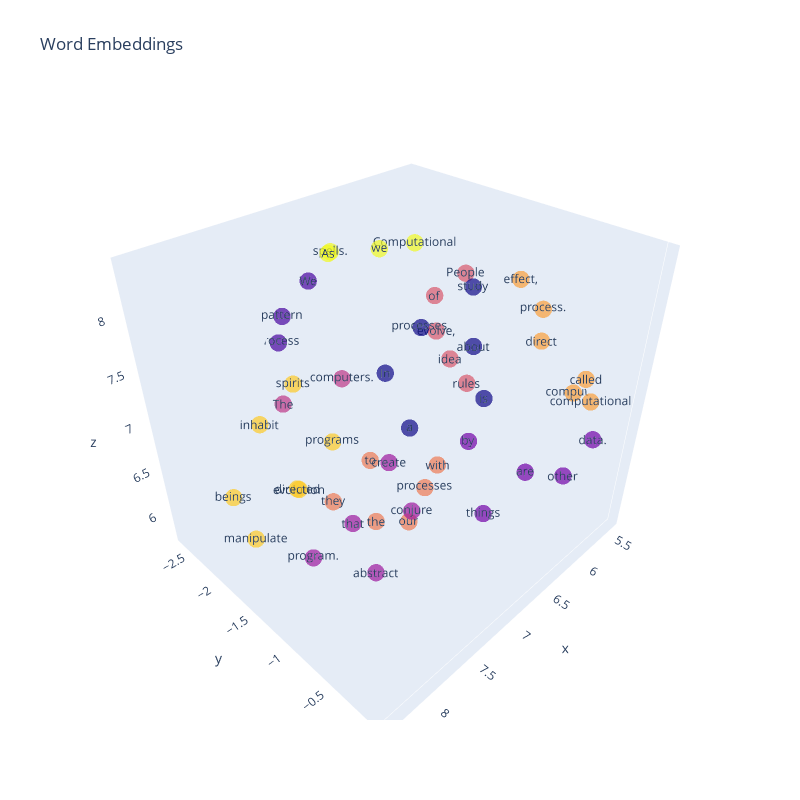

Here is the notebook cell this chart was saved with:
### Code cell
all_final_embeddings = np.array([np.array(model.embeddings.weight[word_to_ix[i]].detach()) for i in vocab])
embeddings_d = reduce_dimensions(all_final_embeddings, 'umap', 3)
plot_embeddings(embeddings_d, list(vocab), n_clusters=10)

### Figure 1 — Plotly figure (JSON) as saved in the notebook; plotly's stock layout.template omitted (floating-point values rounded to 4 significant figures)
{"data": [{"hovertemplate": "<b>%{hovertext}</b><br><br>x=%{x}<br>y=%{y}<br>z=%{z}<br>cluster=%{marker.color}<extra></extra>", "hovertext": ["computational", "processes", "spells.", "about", "The", "other", "processes.", "rules", "evolution", "Computational", "they", "evolve,", "things", "we", "program.", "People", "computer", "study", "with", "process.", "abstract", "pattern", "create", "programs", "effect,", "As", "is", "We", "process", "our", "that", "by", "direct", "spirits", "manipulate", "called", "idea", "conjure", "inhabit", "the", "a", "directed", "data.", "to", "In", "beings", "computers.", "are", "of"], "legendgroup": "", "marker": {"color": [7, 6, 9, 0, 4, 2, 0, 5, 8, 9, 6, 5, 2, 9, 3, 5, 7, 0, 6, 7, 3, 1, 3, 8, 7, 9, 0, 1, 1, 6, 3, 2, 7, 8, 8, 7, 5, 3, 8, 6, 0, 8, 2, 6, 0, 8, 4, 2, 5], "coloraxis": "coloraxis", "opacity": 0.7, "size": 6, "symbol": "circle"}, "mode": "markers", "name": "", "scene": "scene", "showlegend": false, "type": "scatter3d", "x": [5.641, 6.874, 6.758, 6.761, 7.307, 6.082, 7.07, 5.93, 7.974, 6.429, 7.517, 6.012, 6.358, 6.824, 8.219, 5.615, 5.413, 6.404, 6.335, 5.812, 7.946, 7.336, 7.552, 7.372, 5.508, 7.077, 6.816, 6.854, 7.14, 6.889, 8.099, 6.327, 5.513, 7.826, 8.36, 5.838, 5.748, 7.878, 8.063, 7.01, 7.06, 8.151, 5.966, 6.711, 7.038, 8.334, 6.656, 5.9, 5.913], "y": [-0.2356, -1.018, -2.281, -0.6663, -2.421, -0.1373, -0.9128, -1.381, -1.351, -1.604, -1.509, -1.713, -0.7429, -1.603, -0.9029, -1.726, -0.5427, -0.9911, -1.355, -0.7151, -0.5086, -2.254, -0.7644, -1.647, -1.182, -1.922, -0.4894, -2.492, -2.636, -1.197, -0.5653, -0.9987, -0.8865, -1.5, -1.45, -0.2084, -1.758, -0.2113, -1.651, -1.517, -1.031, -1.114, 0.01427, -1.905, -1.331, -1.743, -2.34, -0.6364, -1.836], "z": [7.022, 6.324, 8.119, 7.861, 6.744, 6.513, 8.045, 6.818, 6.779, 8.302, 6.255, 7.28, 5.855, 8.37, 6.529, 7.728, 6.86, 8.112, 6.073, 7.801, 6.461, 7.729, 7.146, 6.762, 7.813, 8.311, 7.504, 7.808, 7.239, 5.801, 7.032, 6.55, 7.306, 7.633, 6.438, 7.357, 6.846, 7.237, 7.303, 5.671, 7.07, 7.042, 6.924, 6.029, 7.451, 6.674, 6.762, 6.149, 7.566]}, {"marker": {"opacity": 0.7, "size": 6}, "mode": "text", "showlegend": false, "text": ["computational"], "textposition": "middle center", "type": "scatter3d", "x": [5.641], "y": [-0.2356], "z": [7.022]}, {"marker": {"opacity": 0.7, "size": 6}, "mode": "text", "showlegend": false, "text": ["processes"], "textposition": "middle center", "type": "scatter3d", "x": [6.874], "y": [-1.018], "z": [6.324]}, {"marker": {"opacity": 0.7, "size": 6}, "mode": "text", "showlegend": false, "text": ["spells."], "textposition": "middle center", "type": "scatter3d", "x": [6.758], "y": [-2.281], "z": [8.119]}, {"marker": {"opacity": 0.7, "size": 6}, "mode": "text", "showlegend": false, "text": ["about"], "textposition": "middle center", "type": "scatter3d", "x": [6.761], "y": [-0.6663], "z": [7.861]}, {"marker": {"opacity": 0.7, "size": 6}, "mode": "text", "showlegend": false, "text": ["The"], "textposition": "middle center", "type": "scatter3d", "x": [7.307], "y": [-2.421], "z": [6.744]}, {"marker": {"opacity": 0.7, "size": 6}, "mode": "text", "showlegend": false, "text": ["other"], "textposition": "middle center", "type": "scatter3d", "x": [6.082], "y": [-0.1373], "z": [6.513]}, {"marker": {"opacity": 0.7, "size": 6}, "mode": "text", "showlegend": false, "text": ["processes."], "textposition": "middle center", "type": "scatter3d", "x": [7.07], "y": [-0.9128], "z": [8.045]}, {"marker": {"opacity": 0.7, "size": 6}, "mode": "text", "showlegend": false, "text": ["rules"], "textposition": "middle center", "type": "scatter3d", "x": [5.93], "y": [-1.381], "z": [6.818]}, {"marker": {"opacity": 0.7, "size": 6}, "mode": "text", "showlegend": false, "text": ["evolution"], "textposition": "middle center", "type": "scatter3d", "x": [7.974], "y": [-1.351], "z": [6.779]}, {"marker": {"opacity": 0.7, "size": 6}, "mode": "text", "showlegend": false, "text": ["Computational"], "textposition": "middle center", "type": "scatter3d", "x": [6.429], "y": [-1.604], "z": [8.302]}, {"marker": {"opacity": 0.7, "size": 6}, "mode": "text", "showlegend": false, "text": ["they"], "textposition": "middle center", "type": "scatter3d", "x": [7.517], "y": [-1.509], "z": [6.255]}, {"marker": {"opacity": 0.7, "size": 6}, "mode": "text", "showlegend": false, "text": ["evolve,"], "textposition": "middle center", "type": "scatter3d", "x": [6.012], "y": [-1.713], "z": [7.28]}, {"marker": {"opacity": 0.7, "size": 6}, "mode": "text", "showlegend": false, "text": ["things"], "textposition": "middle center", "type": "scatter3d", "x": [6.358], "y": [-0.7429], "z": [5.855]}, {"marker": {"opacity": 0.7, "size": 6}, "mode": "text", "showlegend": false, "text": ["we"], "textposition": "middle center", "type": "scatter3d", "x": [6.824], "y": [-1.603], "z": [8.37]}, {"marker": {"opacity": 0.7, "size": 6}, "mode": "text", "showlegend": false, "text": ["program."], "textposition": "middle center", "type": "scatter3d", "x": [8.219], "y": [-0.9029], "z": [6.529]}, {"marker": {"opacity": 0.7, "size": 6}, "mode": "text", "showlegend": false, "text": ["People"], "textposition": "middle center", "type": "scatter3d", "x": [5.615], "y": [-1.726], "z": [7.728]}, {"marker": {"opacity": 0.7, "size": 6}, "mode": "text", "showlegend": false, "text": ["computer"], "textposition": "middle center", "type": "scatter3d", "x": [5.413], "y": [-0.5427], "z": [6.86]}, {"marker": {"opacity": 0.7, "size": 6}, "mode": "text", "showlegend": false, "text": ["study"], "textposition": "middle center", "type": "scatter3d", "x": [6.404], "y": [-0.9911], "z": [8.112]}, {"marker": {"opacity": 0.7, "size": 6}, "mode": "text", "showlegend": false, "text": ["with"], "textposition": "middle center", "type": "scatter3d", "x": [6.335], "y": [-1.355], "z": [6.073]}, {"marker": {"opacity": 0.7, "size": 6}, "mode": "text", "showlegend": false, "text": ["process."], "textposition": "middle center", "type": "scatter3d", "x": [5.812], "y": [-0.7151], "z": [7.801]}, {"marker": {"opacity": 0.7, "size": 6}, "mode": "text", "showlegend": false, "text": ["abstract"], "textposition": "middle center", "type": "scatter3d", "x": [7.946], "y": [-0.5086], "z": [6.461]}, {"marker": {"opacity": 0.7, "size": 6}, "mode": "text", "showlegend": false, "text": ["pattern"], "textposition": "middle center", "type": "scatter3d", "x": [7.336], "y": [-2.254], "z": [7.729]}, {"marker": {"opacity": 0.7, "size": 6}, "mode": "text", "showlegend": false, "text": ["create"], "textposition": "middle center", "type": "scatter3d", "x": [7.552], "y": [-0.7644], "z": [7.146]}, {"marker": {"opacity": 0.7, "size": 6}, "mode": "text", "showlegend": false, "text": ["programs"], "textposition": "middle center", "type": "scatter3d", "x": [7.372], "y": [-1.647], "z": [6.762]}, {"marker": {"opacity": 0.7, "size": 6}, "mode": "text", "showlegend": false, "text": ["effect,"], "textposition": "middle center", "type": "scatter3d", "x": [5.508], "y": [-1.182], "z": [7.813]}, {"marker": {"opacity": 0.7, "size": 6}, "mode": "text", "showlegend": false, "text": ["As"], "textposition": "middle center", "type": "scatter3d", "x": [7.077], "y": [-1.922], "z": [8.311]}, {"marker": {"opacity": 0.7, "size": 6}, "mode": "text", "showlegend": false, "text": ["is"], "textposition": "middle center", "type": "scatter3d", "x": [6.816], "y": [-0.4894], "z": [7.504]}, {"marker": {"opacity": 0.7, "size": 6}, "mode": "text", "showlegend": false, "text": ["We"], "textposition": "middle center", "type": "scatter3d", "x": [6.854], "y": [-2.492], "z": [7.808]}, {"marker": {"opacity": 0.7, "size": 6}, "mode": "text", "showlegend": false, "text": ["process"], "textposition": "middle center", "type": "scatter3d", "x": [7.14], "y": [-2.636], "z": [7.239]}, {"marker": {"opacity": 0.7, "size": 6}, "mode": "text", "showlegend": false, "text": ["our"], "textposition": "middle center", "type": "scatter3d", "x": [6.889], "y": [-1.197], "z": [5.801]}, {"marker": {"opacity": 0.7, "size": 6}, "mode": "text", "showlegend": false, "text": ["that"], "textposition": "middle center", "type": "scatter3d", "x": [8.099], "y": [-0.5653], "z": [7.032]}, {"marker": {"opacity": 0.7, "size": 6}, "mode": "text", "showlegend": false, "text": ["by"], "textposition": "middle center", "type": "scatter3d", "x": [6.327], "y": [-0.9987], "z": [6.55]}, {"marker": {"opacity": 0.7, "size": 6}, "mode": "text", "showlegend": false, "text": ["direct"], "textposition": "middle center", "type": "scatter3d", "x": [5.513], "y": [-0.8865], "z": [7.306]}, {"marker": {"opacity": 0.7, "size": 6}, "mode": "text", "showlegend": false, "text": ["spirits"], "textposition": "middle center", "type": "scatter3d", "x": [7.826], "y": [-1.5], "z": [7.633]}, {"marker": {"opacity": 0.7, "size": 6}, "mode": "text", "showlegend": false, "text": ["manipulate"], "textposition": "middle center", "type": "scatter3d", "x": [8.36], "y": [-1.45], "z": [6.438]}, {"marker": {"opacity": 0.7, "size": 6}, "mode": "text", "showlegend": false, "text": ["called"], "textposition": "middle center", "type": "scatter3d", "x": [5.838], "y": [-0.2084], "z": [7.357]}, {"marker": {"opacity": 0.7, "size": 6}, "mode": "text", "showlegend": false, "text": ["idea"], "textposition": "middle center", "type": "scatter3d", "x": [5.748], "y": [-1.758], "z": [6.846]}, {"marker": {"opacity": 0.7, "size": 6}, "mode": "text", "showlegend": false, "text": ["conjure"], "textposition": "middle center", "type": "scatter3d", "x": [7.878], "y": [-0.2113], "z": [7.237]}, {"marker": {"opacity": 0.7, "size": 6}, "mode": "text", "showlegend": false, "text": ["inhabit"], "textposition": "middle center", "type": "scatter3d", "x": [8.063], "y": [-1.651], "z": [7.303]}, {"marker": {"opacity": 0.7, "size": 6}, "mode": "text", "showlegend": false, "text": ["the"], "textposition": "middle center", "type": "scatter3d", "x": [7.01], "y": [-1.517], "z": [5.671]}, {"marker": {"opacity": 0.7, "size": 6}, "mode": "text", "showlegend": false, "text": ["a"], "textposition": "middle center", "type": "scatter3d", "x": [7.06], "y": [-1.031], "z": [7.07]}, {"marker": {"opacity": 0.7, "size": 6}, "mode": "text", "showlegend": false, "text": ["directed"], "textposition": "middle center", "type": "scatter3d", "x": [8.151], "y": [-1.114], "z": [7.042]}, {"marker": {"opacity": 0.7, "size": 6}, "mode": "text", "showlegend": false, "text": ["data."], "textposition": "middle center", "type": "scatter3d", "x": [5.966], "y": [0.01427], "z": [6.924]}, {"marker": {"opacity": 0.7, "size": 6}, "mode": "text", "showlegend": false, "text": ["to"], "textposition": "middle center", "type": "scatter3d", "x": [6.711], "y": [-1.905], "z": [6.029]}, {"marker": {"opacity": 0.7, "size": 6}, "mode": "text", "showlegend": false, "text": ["In"], "textposition": "middle center", "type": "scatter3d", "x": [7.038], "y": [-1.331], "z": [7.451]}, {"marker": {"opacity": 0.7, "size": 6}, "mode": "text", "showlegend": false, "text": ["beings"], "textposition": "middle center", "type": "scatter3d", "x": [8.334], "y": [-1.743], "z": [6.674]}, {"marker": {"opacity": 0.7, "size": 6}, "mode": "text", "showlegend": false, "text": ["computers."], "textposition": "middle center", "type": "scatter3d", "x": [6.656], "y": [-2.34], "z": [6.762]}, {"marker": {"opacity": 0.7, "size": 6}, "mode": "text", "showlegend": false, "text": ["are"], "textposition": "middle center", "type": "scatter3d", "x": [5.9], "y": [-0.6364], "z": [6.149]}, {"marker": {"opacity": 0.7, "size": 6}, "mode": "text", "showlegend": false, "text": ["of"], "textposition": "middle center", "type": "scatter3d", "x": [5.913], "y": [-1.836], "z": [7.566]}], "layout": {"coloraxis": {"colorbar": {"title": {"text": "cluster"}}, "colorscale": [[0, "#0d0887"], [0.1111, "#46039f"], [0.2222, "#7201a8"], [0.3333, "#9c179e"], [0.4444, "#bd3786"], [0.5556, "#d8576b"], [0.6667, "#ed7953"], [0.7778, "#fb9f3a"], [0.8889, "#fdca26"], [1, "#f0f921"]], "showscale": false}, "height": 800, "hovermode": "closest", "legend": {"tracegroupgap": 0}, "scene": {"domain": {"x": [0, 1], "y": [0, 1]}, "xaxis": {"showgrid": false, "title": {"text": "x"}}, "yaxis": {"showgrid": false, "title": {"text": "y"}}, "zaxis": {"showgrid": false, "title": {"text": "z"}}}, "showlegend": true, "title": {"text": "Word Embeddings"}, "width": 800}}
